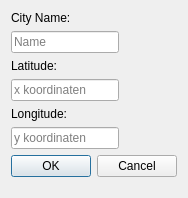
<?xml version="1.0" encoding="UTF-8"?>
<ui version="4.0">
 <class>NeueStadtEinfugen</class>
 <widget class="QDialog" name="NeueStadtEinfugen">
  <property name="geometry">
   <rect>
    <x>0</x>
    <y>0</y>
    <width>180</width>
    <height>198</height>
   </rect>
  </property>
  <property name="windowTitle">
   <string>Dialog</string>
  </property>
  <layout class="QFormLayout" name="formLayout">
   <item row="0" column="0">
    <widget class="QLabel" name="label_city_name">
     <property name="text">
      <string>City Name:</string>
     </property>
    </widget>
   </item>
   <item row="1" column="0">
    <widget class="QLineEdit" name="lineEdit_city_name">
     <property name="inputMask">
      <string/>
     </property>
     <property name="text">
      <string/>
     </property>
     <property name="placeholderText">
      <string>Name</string>
     </property>
    </widget>
   </item>
   <item row="2" column="0">
    <widget class="QLabel" name="label_latitude">
     <property name="text">
      <string>Latitude:</string>
     </property>
    </widget>
   </item>
   <item row="3" column="0">
    <widget class="QLineEdit" name="lineEdit_latitude">
     <property name="placeholderText">
      <string>x koordinaten</string>
     </property>
    </widget>
   </item>
   <item row="4" column="0">
    <widget class="QLabel" name="label_longitude">
     <property name="text">
      <string>Longitude:</string>
     </property>
    </widget>
   </item>
   <item row="5" column="0">
    <widget class="QLineEdit" name="lineEdit_longitde">
     <property name="placeholderText">
      <string>y koordinaten</string>
     </property>
    </widget>
   </item>
   <item row="6" column="0">
    <widget class="QDialogButtonBox" name="buttonBox">
     <property name="orientation">
      <enum>Qt::Horizontal</enum>
     </property>
     <property name="standardButtons">
      <set>QDialogButtonBox::Cancel|QDialogButtonBox::Ok</set>
     </property>
    </widget>
   </item>
   <item row="7" column="0">
    <spacer name="verticalSpacer">
     <property name="orientation">
      <enum>Qt::Vertical</enum>
     </property>
     <property name="sizeHint" stdset="0">
      <size>
       <width>20</width>
       <height>40</height>
      </size>
     </property>
    </spacer>
   </item>
  </layout>
 </widget>
 <resources/>
 <connections>
  <connection>
   <sender>buttonBox</sender>
   <signal>accepted()</signal>
   <receiver>NeueStadtEinfugen</receiver>
   <slot>accept()</slot>
   <hints>
    <hint type="sourcelabel">
     <x>248</x>
     <y>254</y>
    </hint>
    <hint type="destinationlabel">
     <x>157</x>
     <y>274</y>
    </hint>
   </hints>
  </connection>
  <connection>
   <sender>buttonBox</sender>
   <signal>rejected()</signal>
   <receiver>NeueStadtEinfugen</receiver>
   <slot>reject()</slot>
   <hints>
    <hint type="sourcelabel">
     <x>316</x>
     <y>260</y>
    </hint>
    <hint type="destinationlabel">
     <x>286</x>
     <y>274</y>
    </hint>
   </hints>
  </connection>
 </connections>
</ui>
